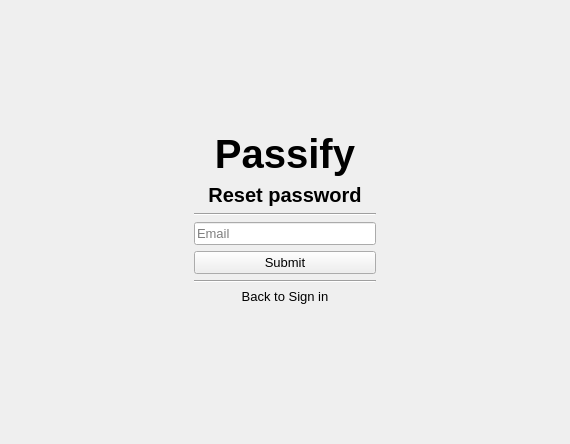
<?xml version="1.0" encoding="UTF-8"?>
<ui version="4.0">
 <class>Form</class>
 <widget class="QWidget" name="Form">
  <property name="geometry">
   <rect>
    <x>0</x>
    <y>0</y>
    <width>570</width>
    <height>444</height>
   </rect>
  </property>
  <property name="windowTitle">
   <string>Form</string>
  </property>
  <layout class="QGridLayout" name="gridLayout">
   <item row="0" column="1">
    <spacer name="verticalSpacer">
     <property name="orientation">
      <enum>Qt::Vertical</enum>
     </property>
     <property name="sizeHint" stdset="0">
      <size>
       <width>20</width>
       <height>114</height>
      </size>
     </property>
    </spacer>
   </item>
   <item row="1" column="1">
    <widget class="QLabel" name="label">
     <property name="font">
      <font>
       <pointsize>30</pointsize>
       <weight>75</weight>
       <bold>true</bold>
      </font>
     </property>
     <property name="text">
      <string>Passify</string>
     </property>
     <property name="alignment">
      <set>Qt::AlignCenter</set>
     </property>
    </widget>
   </item>
   <item row="2" column="1">
    <widget class="QLabel" name="label_2">
     <property name="font">
      <font>
       <pointsize>15</pointsize>
       <weight>75</weight>
       <bold>true</bold>
      </font>
     </property>
     <property name="text">
      <string>Reset password</string>
     </property>
     <property name="alignment">
      <set>Qt::AlignCenter</set>
     </property>
    </widget>
   </item>
   <item row="3" column="1">
    <widget class="Line" name="line_2">
     <property name="orientation">
      <enum>Qt::Horizontal</enum>
     </property>
    </widget>
   </item>
   <item row="4" column="1">
    <widget class="QLineEdit" name="le_email">
     <property name="font">
      <font>
       <pointsize>10</pointsize>
      </font>
     </property>
     <property name="placeholderText">
      <string>Email</string>
     </property>
    </widget>
   </item>
   <item row="5" column="0">
    <spacer name="horizontalSpacer_2">
     <property name="orientation">
      <enum>Qt::Horizontal</enum>
     </property>
     <property name="sizeHint" stdset="0">
      <size>
       <width>177</width>
       <height>20</height>
      </size>
     </property>
    </spacer>
   </item>
   <item row="5" column="1">
    <widget class="QPushButton" name="btn_submit">
     <property name="font">
      <font>
       <pointsize>10</pointsize>
      </font>
     </property>
     <property name="text">
      <string>Submit</string>
     </property>
    </widget>
   </item>
   <item row="5" column="2">
    <spacer name="horizontalSpacer">
     <property name="orientation">
      <enum>Qt::Horizontal</enum>
     </property>
     <property name="sizeHint" stdset="0">
      <size>
       <width>177</width>
       <height>20</height>
      </size>
     </property>
    </spacer>
   </item>
   <item row="6" column="1">
    <widget class="Line" name="line">
     <property name="orientation">
      <enum>Qt::Horizontal</enum>
     </property>
    </widget>
   </item>
   <item row="7" column="1">
    <widget class="ClickableLabel" name="lbl_sign_in">
     <property name="font">
      <font>
       <pointsize>10</pointsize>
      </font>
     </property>
     <property name="text">
      <string>Back to Sign in</string>
     </property>
     <property name="alignment">
      <set>Qt::AlignCenter</set>
     </property>
    </widget>
   </item>
   <item row="8" column="1">
    <spacer name="verticalSpacer_2">
     <property name="orientation">
      <enum>Qt::Vertical</enum>
     </property>
     <property name="sizeHint" stdset="0">
      <size>
       <width>20</width>
       <height>129</height>
      </size>
     </property>
    </spacer>
   </item>
  </layout>
 </widget>
 <customwidgets>
  <customwidget>
   <class>ClickableLabel</class>
   <extends>QLabel</extends>
   <header>custom_widgets.h</header>
  </customwidget>
 </customwidgets>
 <resources/>
 <connections/>
</ui>
